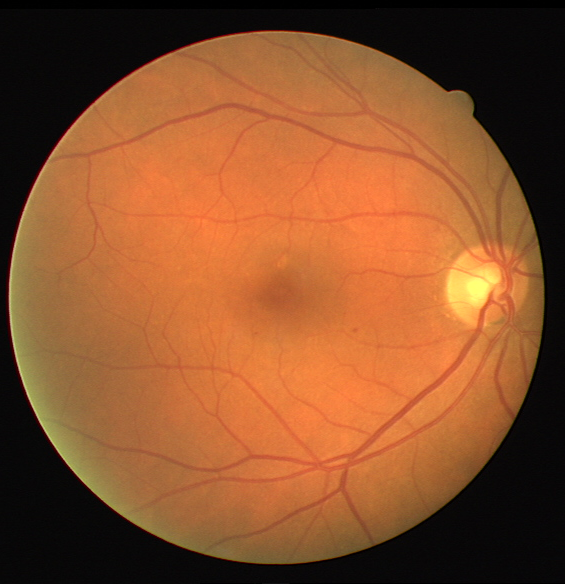
%> input picture tp4-extraccion-de-indicadores/img/retinografia.tif, 565 x 584 px
$ octave t41.m   (GNU Octave 9; MATLAB toolbox functions it lacks are replaced by stand-ins)
%> lines starting %> are read from the running program, lines starting %| are printed output that depends on the picture; in (x1, y1, x2, y2) boxes, pixels count from 0 and x2, y2 are one past the last pixel; in counts of white or black regions, pixels touching at a corner belong together; the program's own positions count from 1
%% Preliminar: Seteo del ambiente
clear;
close all;
clc;

% NOTA: SETEAR LA VARIABLE ROOT CON EL PATH DONDE GUARDASTE LAS IM�GENES
% DEL PR�CTICO. ACORDARSE DE INCLUIR '\' AL FINAL.
%root = '...';
root = 'img/';

% Abro la imagen, la segmentaci�n de referencia y la m�scara
imagenColor = imread(strcat(root, 'retinografia.tif'));
%> imagenColor is the input picture: size 584x565x3 uint8; mean R, G, B 137.6, 81.2, 44
I = double(imagenColor(:,:,2));
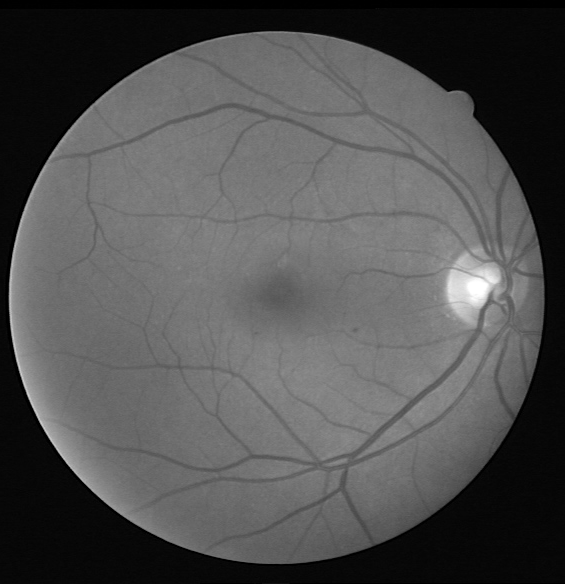
%> I: size 584x565 double; min 0, max 255, mean 81.2
gt = imread(strcat(root, 'retinografia_manual1.gif'));
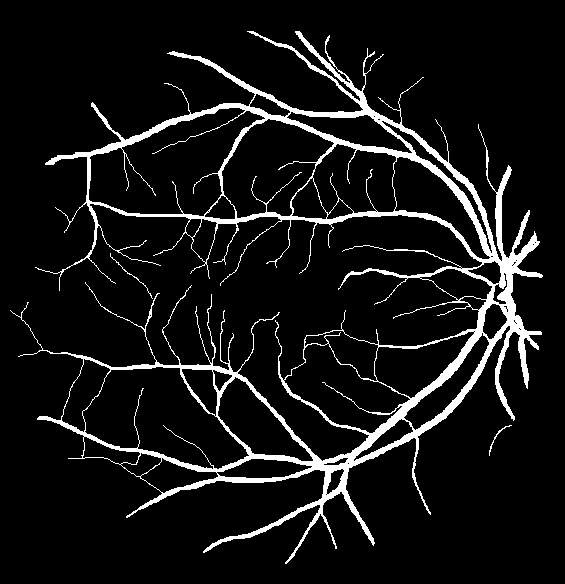
%> input picture tp4-extraccion-de-indicadores/img/retinografia_manual1.gif, 565 x 584 px
%> gt is the input picture: size 584x565 uint8; 8.2% white; 3 white regions, box (x1, y1, x2, y2) and area: (10, 31, 543, 564) 26858, (110, 253, 153, 299) 68, (489, 425, 512, 456) 58
mask = imread(strcat(root, 'retinografia_mask.gif'));
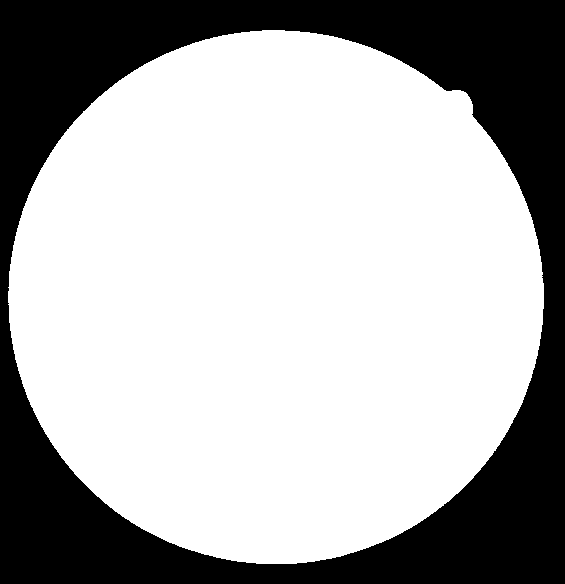
%> input picture tp4-extraccion-de-indicadores/img/retinografia_mask.gif, 565 x 584 px
%> mask is the input picture: size 584x565 uint8; 68.2% white; 1 black region, box (x1, y1, x2, y2) and area: (0, 0, 565, 584) 105016

% Preprocesamos la imagen
fondo = medfilt2(I, [40 40]);
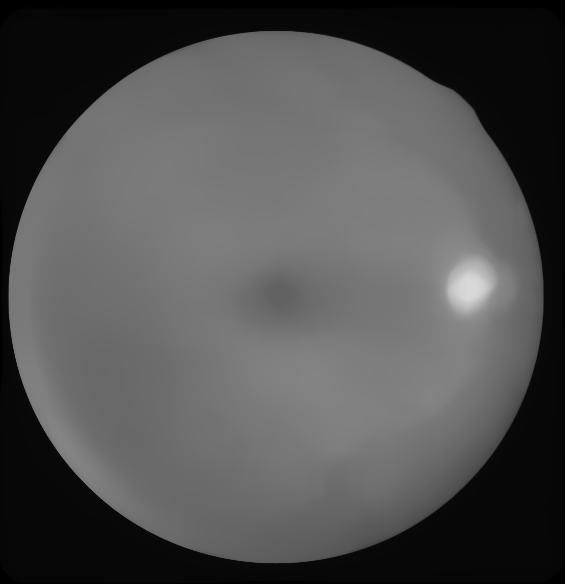
%> fondo: size 584x565 double; min 0, max 217, mean 80.8
Iprepro = double(I) - double(fondo);
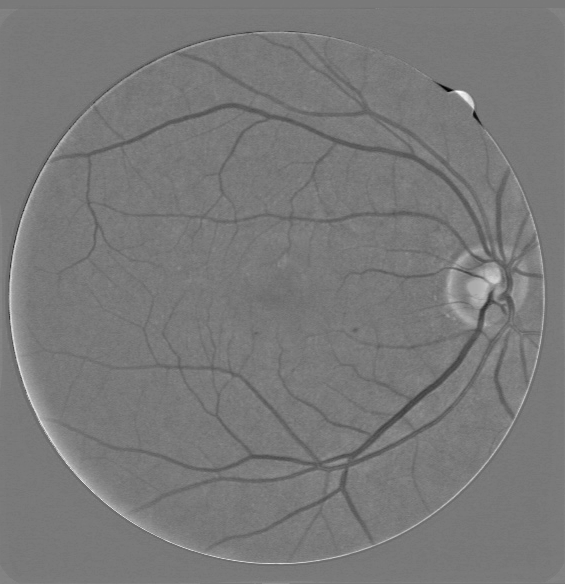
%> Iprepro: size 584x565 double; min -94, max 104, mean 0.4; drawn with min black and max white
Iprepro = (Iprepro - min(Iprepro(:))) / (max(Iprepro(:)) - min(Iprepro(:)));

% Acomodamos el ground truth
gt(gt>0) = 1;
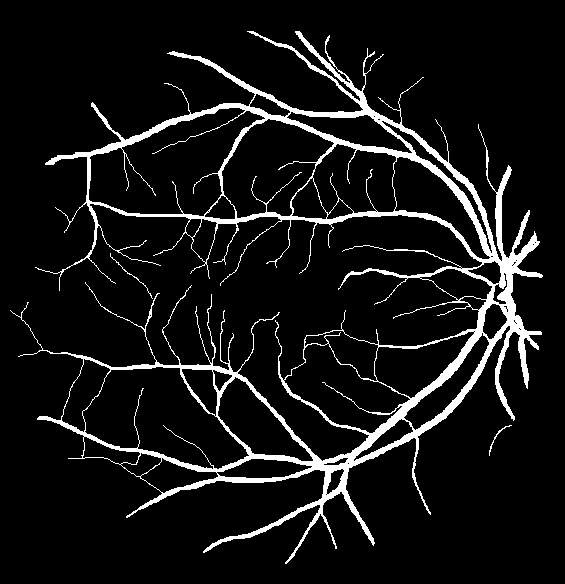
%> gt: size 584x565 uint8; values 0 (black) and 1 (white), 8.2% white; 3 white regions, box (x1, y1, x2, y2) and area: (10, 31, 543, 564) 26858, (110, 253, 153, 299) 68, (489, 425, 512, 456) 58
gt = double(gt);

% Acomodamos la m�scara
mask(mask>0) = 1;
mask = double(mask);

figure('Name','Imagen Practico 4 Retinograf�a');
subplot(2,3,1);  imshow(imagenColor); title('Original');
subplot(2,3,2);  imshow(gt); title('Ground Truth');
subplot(2,3,3);  imshow(I/255); title('Canal Verde');
subplot(2,3,4);  imshow(double(fondo/255)); title('Fondo Canal Verde');
subplot(2,3,5);  imshow(Iprepro); title('Canal Verde Sin Fondo');
